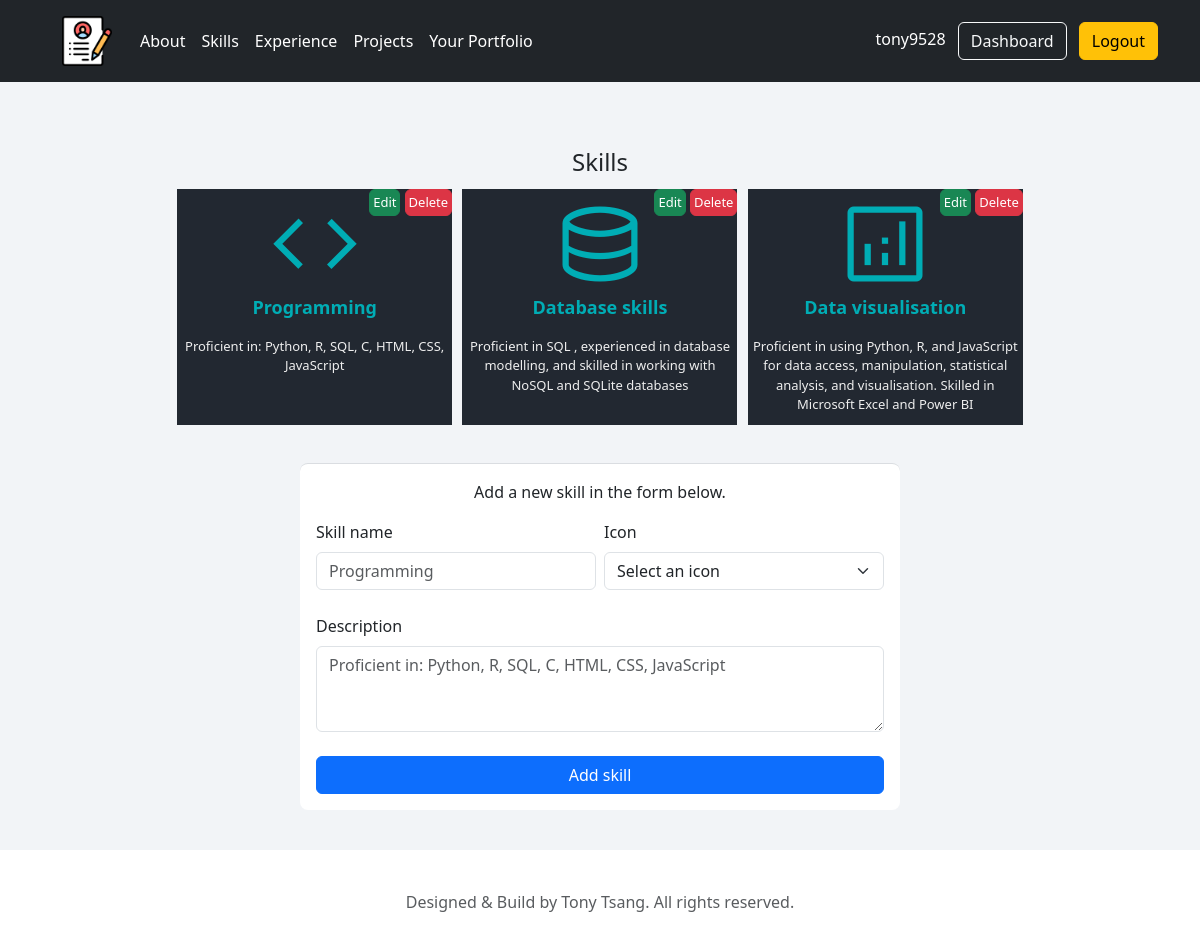
Screenshot of /skills (signed in) with the database file from the repository.
### tables this page shows
CREATE TABLE "skills"(
    "skill_id" INTEGER PRIMARY KEY AUTOINCREMENT,
    "user_id" INTEGER NOT NULL,
    "skill_name" TEXT NOT NULL,
    "skill_content" TEXT,
    "skill_icon" TEXT NOT NULL,
    FOREIGN KEY ("user_id") REFERENCES "users" ("id")
);

### portfolio/routes.py (the view, shortened to what this page needs)
@app.route('/skills', methods = ['GET', 'POST'])
def skills():
    if not session.get("user_id"):
        flash("Please login first", "warning")
        return redirect(url_for('login'))
    user_id = session["user_id"]
    username = session["username"]
    icons = [
        "Analytics", "Cloud", "Coding", "Communication", "CSS", "Database",
        "HTML", "JavaScript", "Leadership", "Project Management", "Public Speaking",
        "Sale", "Science", "Teamwork", "Translation", "Writing"
    ]
    sql = "SELECT * FROM skills WHERE user_id = :user_id"
    sql = text(sql)
    user_skills = db.engine.connect().execute(sql, {'user_id': user_id}).fetchall()
    return render_template("skills.html", username=username, icons=icons, user_skills=user_skills)

### portfolio/templates/skills.html (shortened to what this page needs)
{% extends "layout.html" %}
{% block content %}
<div class="container">
    <div class="text-center skills-container">
        <h1 class="h4 mb-2 fw-normal">Skills</h1>
        <div class="container text-center px-3 gy-3">
            {% if user_skills%}
            <div class="row g-2">
                {% for row in user_skills%}
                    <div class="col-12 col-md-4 skill-container position-relative">
                        <div class="position-absolute top-0 end-0">
                            <a href="{{url_for('edit_skill', id=row.skill_id)}}"><button class="btn btn-success edit-delete">Edit</button></a>
                            <form action="{{ url_for('delete_skill', id=row.skill_id) }}" method="POST" style="display: inline;">
                                <button type="submit" class="btn btn-danger edit-delete" onclick="return confirm('Are you sure you want to delete this item?');">Delete</button>
                            </form>
                        </div>
                        <img class="skill-icon" src="{{url_for('static', filename='img/' + row.skill_icon + '.png')}}">
                        <p class="skill-name">{{row.skill_name}}</p>
                        <p class="skill-content">{{row.skill_content}}</p>
                    </div>
                {% endfor %}
            </div>
            {% endif %}
        </div>
    </div>
    <div class="container text-left form-container">
        <p class="text-center">Add a new skill in the form below.</p>
        <form action="/skills" method="POST" class="row g-2">
            <div class="mb-3 col-md-6">
                <label for="skill_name" class="form-label">Skill name</label>
                <input type="text" name="skill_name" class="form-control" placeholder="Programming" required>
            </div>
            <div class="mb-3 col-md-6">
                <label for="skill_icon" class="form-label">Icon</label>
                <select type="text" name="skill_icon" class="form-select" required>
                    <option disabled selected="">Select an icon</option>
                </select>
            </div>
            <div class="mb-3">
                <label for="skill_content" class="form-label">Description</label>
                <textarea id="skill_content" name="skill_content" class="form-control" rows="3" placeholder="Proficient in: Python, R, SQL, C, HTML, CSS, JavaScript
                " ></textarea>
            </div>
            <div class="d-grid gap-2">
                <button type="submit" class="btn btn-primary">Add skill</button>
            </div>
        </form>
    </div>
</div>
{% endblock content %}

### portfolio/static/css/style.css (style rules this page uses)
a { color:#00ADB5; text-decoration: none; }
html { scroll-behavior: smooth; }
.form-container { background-color: #fff; border-radius: 8px; border-top: 1px solid #dadde1; box-sizing: border-box; padding: 16px; position: relative; width: 600px; }
.skills-container { max-width: 900px; padding: 10px; margin: 16px auto; }
.skill-container { max-width: 275px; padding: 5px; margin: 12px auto; background-color: #222831; }
.skill-icon { max-width: 100px; }
.skill-name { font-weight: bold; font-size: large; color: #00ADB5; }
.skill-content { font-size: small; margin: 5px auto; color: #EEEEEE; }
.edit-delete { font-size: small; padding:3px; }

### rows the page displays
skills: skill_icon (picture), skill_name "Programming", skill_content "Proficient in: Python, R, SQL, C, HTML, CSS, JavaScript"
skills: skill_icon (picture), skill_name "Database skills", skill_content "Proficient in SQL , experienced in database modelling, and skilled in working with NoSQL and SQLite databases"
skills: skill_icon (picture), skill_name "Data visualisation", skill_content "Proficient in using Python, R, and JavaScript for data access, manipulation, statistical analysis, and visualisation. Skilled in Microsoft Excel and Power BI"

### other values shown
{{ username }} "tony9528"
